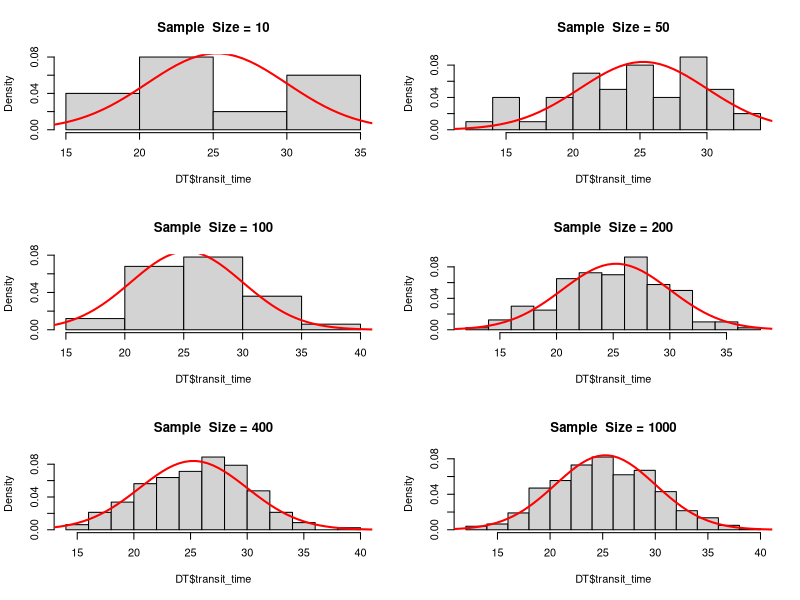

This figure's R source:
remove(list=ls())
par(mfrow=c(3,2))
#######################
nsim <- 10^3
#n <- 100 #12
for(try in 1:6){
  
  if(try==1){n<-10}
  if(try==2){n<-50}
  if(try==3){n<-100}
  if(try==4){n<-200}
  if(try==5){n<-400}
  if(try==6){n<-1000}
  

x <- matrix(runif(n*nsim), nrow=nsim, ncol=n)
xbar <- rowMeans(x)
#hist(xbar)

walk <- rnorm(n, 4, 1) ; bus <- runif(n, 4, 16)
ride <- rpois(n, 8); climb <- rgamma(n, shape = 6, scale = 0.5)
fall <- rexp(n, rate = 4)

DT <- data.frame(walk, bus, ride, climb, fall)
DT$transit_time <- apply(DT,1,sum)

mean.walk=4; mean.bus=(4+16)/2; mean.ride=8; mean.climb=6*0.5; mean.fall=1/4
var.walk=1; var.bus=(16-4)^2/12; var.ride=8; var.climb=6*0.5^2; var.fall=1/4^2

mean.transit <- mean.walk+mean.bus+mean.ride+mean.climb+mean.fall
var.transit <- var.walk+var.bus+var.ride+var.climb+var.fall


hist(DT$transit_time, freq=FALSE,main = "")
curve(dnorm(x,mean=mean.transit,sd=sqrt(var.transit)),0,50,add=TRUE,lwd=2,col="red")
title(paste("Sample  Size =",n))


}



